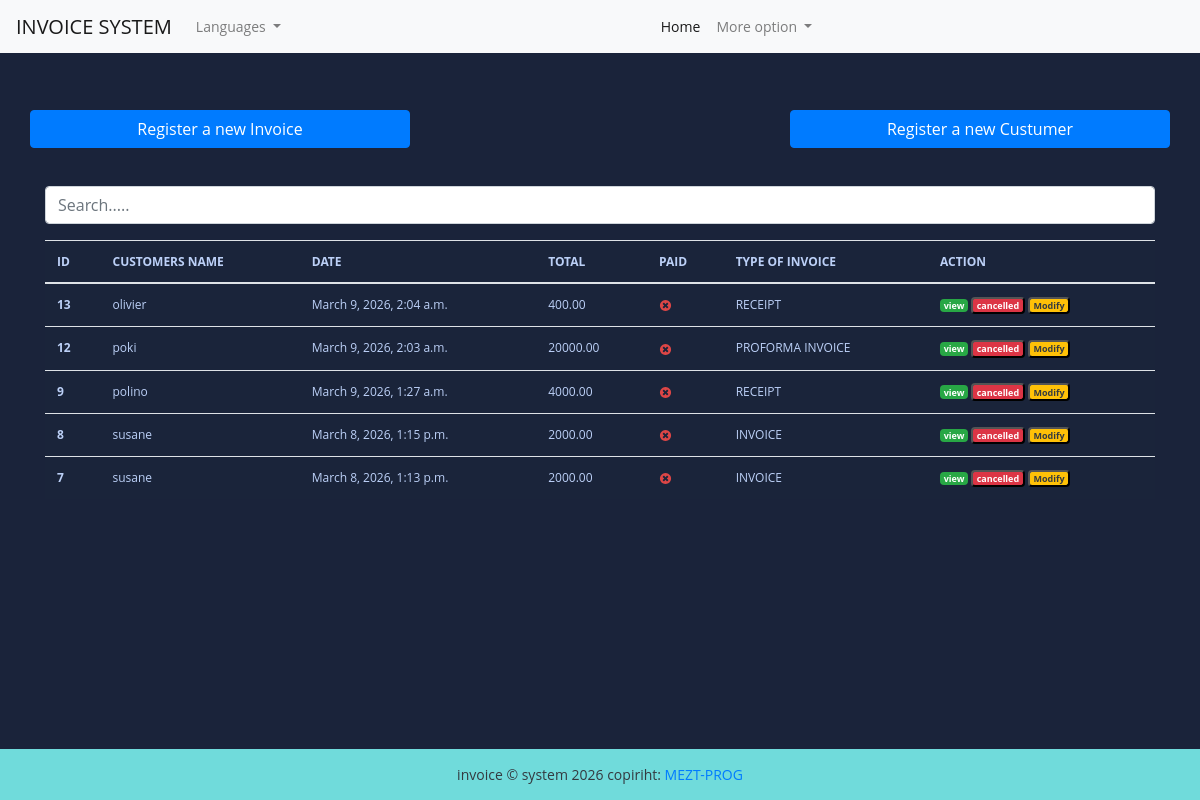
Page / (signed in) on the earlier database version.
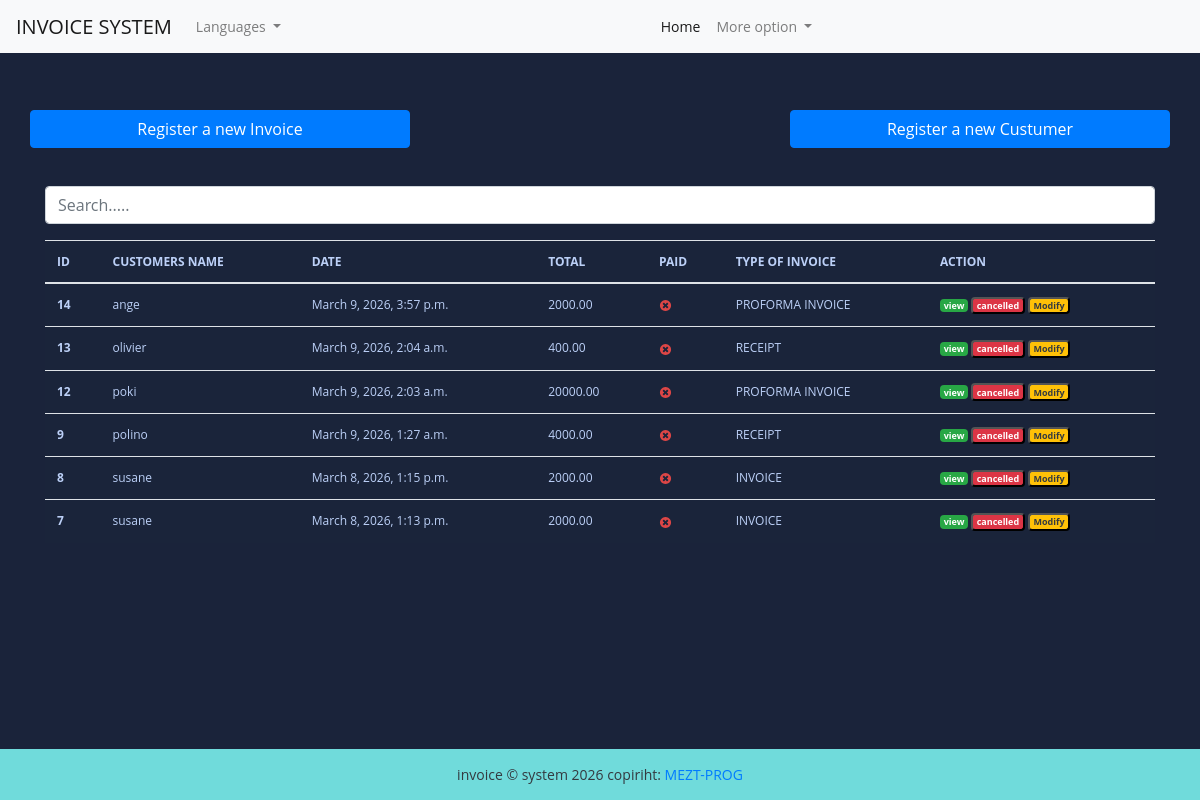
Same page on the later database version.
### fact_app/models.py (models this page shows, shortened)
class Invoice (models.Model):
    INVOICE_TYPE =[
        ('R', 'RECEIPT'),
        ('I', 'INVOICE'),
        ('P', 'PROFORMA INVOICE'),
    ]
    customer = models.ForeignKey(Customer, on_delete=models.PROTECT)
    save_by = models.ForeignKey(User, on_delete=models.PROTECT)
    invoice_date_time = models.DateTimeField(auto_now_add=True)
    total_amount = models.DecimalField(max_digits=100000, decimal_places=3, default= 0)
    last_update_date_time = models.DateTimeField(null=True, blank=True)
    paid = models.BooleanField(default=False)
    is_annuler = models.BooleanField(default=False)
    invoice_type = models.CharField(max_length=1, choices=INVOICE_TYPE)
    comments = models.TextField(blank=True, null=True, max_length=500)
    class Meta:
        verbose_name = "Invoice"
        verbose_name_plural = "Invoices"
    @property
    def get_total_amount(self):
        self.total_amount = sum(article.get_total_price for article in self.articles.all())
        return self.total_amount

class Customer(models.Model):
    SEX_CHOICES = [
        ('M', 'Male'),
        ('F', 'Feminine'),]
    regexEmail = '/^[^\s@]+@[^\s@]+\.[^\s@]+$/'
    regexTelephone = '/^6\d{8}$/'
    name = models.CharField(max_length=100)
    email = models.EmailField()
    phone = models.CharField(max_length=20)
    address = models.CharField(max_length=200)
    sex = models.CharField(max_length=1, choices=SEX_CHOICES)
    age = models.CharField(max_length=12)
    city = models.CharField(max_length=100)
    zipe_code = models.CharField(max_length=18)
    created_date = models.DateTimeField(auto_now_add=True)
    save_by = models.ForeignKey(User, on_delete= models.PROTECT)
    class Meta:
        verbose_name = "Customer"
        verbose_name_plural = "Customers"

class Article(models.Model):
    invoice = models.ForeignKey(Invoice, on_delete=models.CASCADE, related_name='articles')
    product = models.ForeignKey(Product, on_delete=models.PROTECT, related_name='articles')
    quantity = models.PositiveIntegerField(default=1)
    unit_price = models.DecimalField(max_digits=10, decimal_places=2)
    total_price = models.DecimalField(max_digits=10, decimal_places=2)
    class Meta:
        verbose_name = "Article"
        verbose_name_plural = "Articles"
    @property
    def get_total_price(self):
       self.total_price = self.quantity * self.unit_price
       return self.total_price

### fact_app/views.py (the view, shortened to what this page needs)
# urls.py: path('', views.HomeView.as_view(), name='home'),
class HomeView(LoginRequiredSuperuserMixin,View):
    template_name = "index.html"
    def get(self, request, *args, **kwags):
        invoices = Invoice.objects.select_related("customer", "save_by").filter(is_annuler=False).order_by('-invoice_date_time')
        items = pagination(request, invoices)
        context = {"invoices": items}
        return render(request, self.template_name, context)

### fact_app/utils.py (called while the page is built)
def pagination(request, invoices):
        default_page = 1
        page = request.GET.get('page', default_page)
        item_per_page = 10
        paginator = Paginator(invoices,item_per_page)
        try:
            items_page = paginator.page(page)
        except PageNotAnInteger:
            items_page = paginator.page(default_page)
        except EmptyPage:
            items_page = paginator.page(paginator.num_pages)
        return items_page

### templates/index.html (shortened to what this page needs)
{% extends "base.html" %}
{% load static %}
{% load i18n %}
{% block content %}
<br></br>
<div class="row">
   <a href="{% url 'add-invoice' %}" class="btn col-md-4 btn-primary">
      Register a new Invoice
   </a>
   <a href="#" class=" col-md-4 ">
   </a>
   <a href="{% url 'add-customer' %}" class="btn col-md-4 btn-primary">
      Register a new Custumer
   </a>
</div>
<br></br>
<div class="form-group">
   <input id="search" class="form-control" type="text" placeholder="Search.....">
</div>
<div>
   <table class="table table-striped-columns">
      <thead>
         <tr>
            <th scope="col">ID </th>
            <th scope="col">CUSTOMERS NAME</th>
            <th scope="col">DATE</th>
            <th scope="col">TOTAL</th>
            <th scope="col">PAID</th>
            <th scope="col">TYPE OF INVOICE</th>
            <th scope="col">ACTION</th>
         </tr>
      </thead>
      <tbody id="myTable">
         {% if invoices %}
         {% for facture in invoices %}
         <tr>
            <th scope="row">{{ facture.id }}</th>
            <td>{{ facture.customer.name }}</td>
            <td>{{ facture.invoice_date_time }}</td>
            <td>{{ facture.get_total_amount }}</td>
            <td>
               {% if facture.paid %}
               <img src="{% static 'images/icon-yes.svg' %}" alt="true">
               {% else %}
               <img src="{% static 'images/icon-no.svg' %}" alt="false">
               {% endif %}
            </td>
            <td>{{ facture.get_invoice_type_display }}</td>
            <td>
               <a href="{% url 'view-invoice' pk=facture.pk %}" title="Detail" class="badge text-white bg-success">
                  view
               </a>
               <button id="btn-invoice-sup" type="button" data-toggle="modal" data-target="#supprimer"
                  class="badge text-white bg-danger" title="Supprimer" data-id="{{ facture.pk }}"
                  data-customer="{{facture.customer.name}}">
                  cancelled
               </button>
               <button id="btn-invoice-mod" type="button" data-toggle="modal" title="Modifier" data-target="#modifier"
                  data-id="{{facture.pk}}" data-customer="{{facture.customer.name}}"
                  class="badge text-dark bg-warning">Modify
               </button>
            </td>
         </tr>
         {% endfor %}
         {% else %}
         <p class="text-center text-white">No invoice found.</p>
         {% endif %}
      </tbody>
   </table>
</div>
<br><br>
{% endblock %}

Differences in the rows shown:
added Invoice: id "14", customer.name "ange", invoice_date_time "March 9, 2026, 3:57 p.m.", get_total_amount "2000.00", paid False (drawn), invoice_type "PROFORMA INVOICE"
